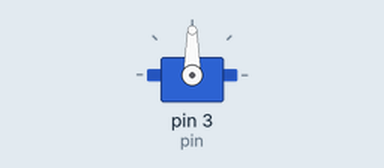
This sketch was run on a simulated Arduino Uno, built with avr-gcc and run on an emulated ATmega328P. On the bench: servo.

Above: at 0.05 s.
At 2.05 s:
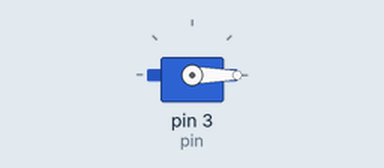
At 4.0 s:
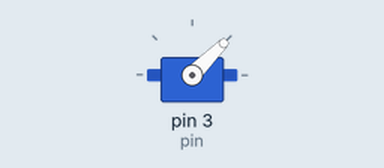
Timing chart, 0 to 5.2 s (numbered marks = the images above):
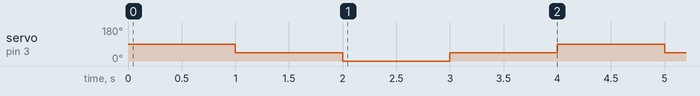

The sketch:

control_jaguar.ino
```cpp
#include <Servo.h>

int pin = 3;
Servo motor;

void setup() {
  motor.attach(pin,1000,2000);
}

void loop() {
  motor.write(90); //full forward
  delay(1000);
  motor.write(45); //stop
  delay(1000);
  motor.write(0); //full back
  delay(1000);
  motor.write(45); //stop
  delay(1000);
}
```

Measured:
- by itself, servo on pin 3 (pin): repeats every 4.0 s: 0° 1.0 s, 45° 1.0 s, 90° 1.0 s, 45° 1.0 s
